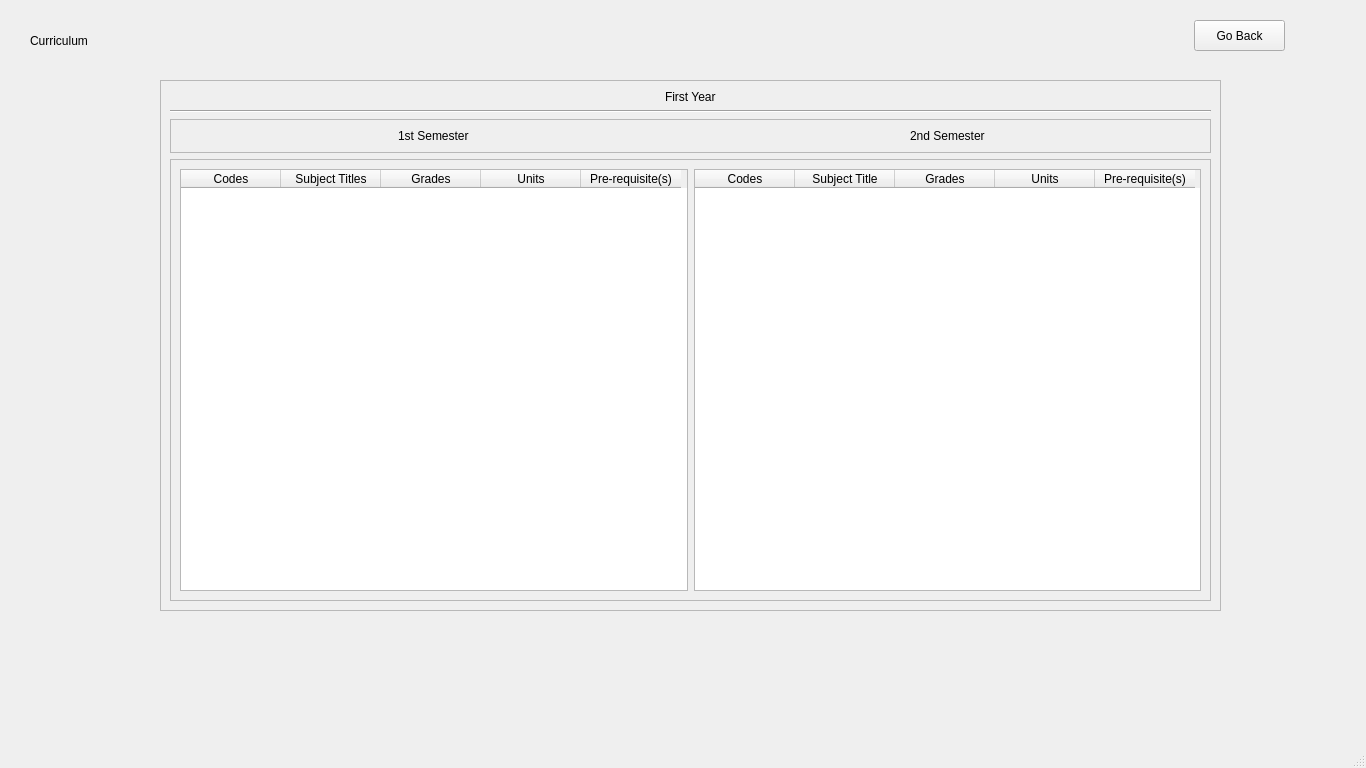
<?xml version="1.0" encoding="UTF-8"?>
<ui version="4.0">
 <class>MainWindow</class>
 <widget class="QMainWindow" name="MainWindow">
  <property name="geometry">
   <rect>
    <x>0</x>
    <y>0</y>
    <width>1366</width>
    <height>768</height>
   </rect>
  </property>
  <property name="windowTitle">
   <string>MainWindow</string>
  </property>
  <widget class="QWidget" name="centralwidget">
   <widget class="QStackedWidget" name="stackedWidget">
    <property name="geometry">
     <rect>
      <x>0</x>
      <y>0</y>
      <width>1366</width>
      <height>768</height>
     </rect>
    </property>
    <property name="currentIndex">
     <number>1</number>
    </property>
    <widget class="QWidget" name="page1">
     <widget class="QWidget" name="horizontalLayoutWidget_3">
      <property name="geometry">
       <rect>
        <x>490</x>
        <y>130</y>
        <width>791</width>
        <height>501</height>
       </rect>
      </property>
      <layout class="QHBoxLayout" name="WeekSched_2">
       <item>
        <widget class="QFrame" name="WeekFrame_2">
         <property name="frameShape">
          <enum>QFrame::StyledPanel</enum>
         </property>
         <layout class="QVBoxLayout" name="verticalLayout_3">
          <item>
           <widget class="QFrame" name="WeekFrame2_2">
            <layout class="QHBoxLayout" name="horizontalLayout_2">
             <item>
              <widget class="QLabel" name="label_2">
               <property name="text">
                <string>Weekly Schedule</string>
               </property>
              </widget>
             </item>
             <item>
              <widget class="QPushButton" name="viewCurriculum">
               <property name="minimumSize">
                <size>
                 <width>120</width>
                 <height>30</height>
                </size>
               </property>
               <property name="maximumSize">
                <size>
                 <width>120</width>
                 <height>30</height>
                </size>
               </property>
               <property name="text">
                <string>View Curriculum</string>
               </property>
              </widget>
             </item>
             <item>
              <widget class="QPushButton" name="WeekEdit">
               <property name="minimumSize">
                <size>
                 <width>70</width>
                 <height>30</height>
                </size>
               </property>
               <property name="maximumSize">
                <size>
                 <width>70</width>
                 <height>30</height>
                </size>
               </property>
               <property name="text">
                <string>Edit</string>
               </property>
              </widget>
             </item>
             <item>
              <widget class="QComboBox" name="Semester">
               <property name="minimumSize">
                <size>
                 <width>120</width>
                 <height>30</height>
                </size>
               </property>
               <property name="maximumSize">
                <size>
                 <width>120</width>
                 <height>30</height>
                </size>
               </property>
               <item>
                <property name="text">
                 <string>1st Semester</string>
                </property>
               </item>
               <item>
                <property name="text">
                 <string>2nd Semester</string>
                </property>
               </item>
              </widget>
             </item>
            </layout>
           </widget>
          </item>
          <item>
           <widget class="Line" name="line_3">
            <property name="orientation">
             <enum>Qt::Horizontal</enum>
            </property>
           </widget>
          </item>
          <item>
           <widget class="QTableWidget" name="WeekTable_2">
            <row>
             <property name="text">
              <string>7:00 AM</string>
             </property>
            </row>
            <row>
             <property name="text">
              <string>8:00 AM</string>
             </property>
            </row>
            <row>
             <property name="text">
              <string>9:00 AM</string>
             </property>
            </row>
            <row>
             <property name="text">
              <string>10:00 AM</string>
             </property>
            </row>
            <row>
             <property name="text">
              <string>11:00 AM</string>
             </property>
            </row>
            <row>
             <property name="text">
              <string>12:00 PM</string>
             </property>
            </row>
            <row>
             <property name="text">
              <string>1:00 PM</string>
             </property>
            </row>
            <row>
             <property name="text">
              <string>2:00 PM</string>
             </property>
            </row>
            <row>
             <property name="text">
              <string>3:00 PM</string>
             </property>
            </row>
            <row>
             <property name="text">
              <string>4:00 PM</string>
             </property>
            </row>
            <row>
             <property name="text">
              <string>5:00AM</string>
             </property>
            </row>
            <row>
             <property name="text">
              <string>5:00 PM</string>
             </property>
            </row>
            <row>
             <property name="text">
              <string>7:00 PM</string>
             </property>
            </row>
            <column>
             <property name="text">
              <string>Sunday</string>
             </property>
            </column>
            <column>
             <property name="text">
              <string>Monday</string>
             </property>
            </column>
            <column>
             <property name="text">
              <string>Tuesday</string>
             </property>
            </column>
            <column>
             <property name="text">
              <string>Wednesday</string>
             </property>
            </column>
            <column>
             <property name="text">
              <string>Thursday</string>
             </property>
            </column>
            <column>
             <property name="text">
              <string>Friday</string>
             </property>
            </column>
            <column>
             <property name="text">
              <string>Saturday</string>
             </property>
            </column>
           </widget>
          </item>
         </layout>
        </widget>
       </item>
      </layout>
     </widget>
     <widget class="QWidget" name="horizontalLayoutWidget_4">
      <property name="geometry">
       <rect>
        <x>150</x>
        <y>130</y>
        <width>276</width>
        <height>491</height>
       </rect>
      </property>
      <layout class="QHBoxLayout" name="TodaySched_3">
       <item>
        <widget class="QFrame" name="TodayFrame_2">
         <property name="frameShape">
          <enum>QFrame::StyledPanel</enum>
         </property>
         <layout class="QVBoxLayout" name="verticalLayout_4">
          <item alignment="Qt::AlignLeft|Qt::AlignTop">
           <widget class="QLabel" name="TodaySched_4">
            <property name="text">
             <string>Today's Schedule</string>
            </property>
           </widget>
          </item>
          <item>
           <widget class="Line" name="line_4">
            <property name="orientation">
             <enum>Qt::Horizontal</enum>
            </property>
           </widget>
          </item>
          <item alignment="Qt::AlignHCenter|Qt::AlignTop">
           <widget class="QLabel" name="labelTodayHeader_2">
            <property name="text">
             <string>TextLabel</string>
            </property>
           </widget>
          </item>
          <item alignment="Qt::AlignHCenter">
           <widget class="QTableWidget" name="tableWidget_2">
            <row>
             <property name="text">
              <string>7:00 AM</string>
             </property>
            </row>
            <row>
             <property name="text">
              <string>8:00 AM</string>
             </property>
            </row>
            <row>
             <property name="text">
              <string>9:00 AM</string>
             </property>
            </row>
            <row>
             <property name="text">
              <string>10:00 AM</string>
             </property>
            </row>
            <row>
             <property name="text">
              <string>11:00 AM</string>
             </property>
            </row>
            <row>
             <property name="text">
              <string>12:00 PM</string>
             </property>
            </row>
            <row>
             <property name="text">
              <string>1:00 PM</string>
             </property>
            </row>
            <row>
             <property name="text">
              <string>2:00 PM</string>
             </property>
            </row>
            <row>
             <property name="text">
              <string>3:00 PM</string>
             </property>
            </row>
            <row>
             <property name="text">
              <string>4:00 PM</string>
             </property>
            </row>
            <row>
             <property name="text">
              <string>5:00 PM</string>
             </property>
            </row>
            <row>
             <property name="text">
              <string>6:00 PM</string>
             </property>
            </row>
            <row>
             <property name="text">
              <string>7:00 PM</string>
             </property>
            </row>
            <column>
             <property name="text">
              <string/>
             </property>
            </column>
           </widget>
          </item>
         </layout>
        </widget>
       </item>
      </layout>
     </widget>
     <widget class="QLabel" name="ScheduleTitle">
      <property name="geometry">
       <rect>
        <x>210</x>
        <y>50</y>
        <width>131</width>
        <height>41</height>
       </rect>
      </property>
      <property name="text">
       <string>Schedule</string>
      </property>
     </widget>
    </widget>
    <widget class="QWidget" name="page2">
     <widget class="QPushButton" name="Return">
      <property name="geometry">
       <rect>
        <x>1194</x>
        <y>20</y>
        <width>91</width>
        <height>31</height>
       </rect>
      </property>
      <property name="text">
       <string>Go Back</string>
      </property>
     </widget>
     <widget class="QLabel" name="label">
      <property name="geometry">
       <rect>
        <x>30</x>
        <y>30</y>
        <width>91</width>
        <height>21</height>
       </rect>
      </property>
      <property name="text">
       <string>Curriculum</string>
      </property>
     </widget>
     <widget class="QFrame" name="frame1stYear">
      <property name="geometry">
       <rect>
        <x>160</x>
        <y>80</y>
        <width>1061</width>
        <height>531</height>
       </rect>
      </property>
      <property name="frameShape">
       <enum>QFrame::StyledPanel</enum>
      </property>
      <layout class="QVBoxLayout" name="verticalLayout_5">
       <item alignment="Qt::AlignHCenter|Qt::AlignTop">
        <widget class="QLabel" name="FirstYearHeader">
         <property name="text">
          <string>First Year</string>
         </property>
        </widget>
       </item>
       <item>
        <widget class="Line" name="line_5">
         <property name="orientation">
          <enum>Qt::Horizontal</enum>
         </property>
        </widget>
       </item>
       <item>
        <widget class="QFrame" name="frame_2">
         <property name="frameShape">
          <enum>QFrame::StyledPanel</enum>
         </property>
         <property name="frameShadow">
          <enum>QFrame::Raised</enum>
         </property>
         <layout class="QHBoxLayout" name="horizontalLayout_3">
          <item alignment="Qt::AlignHCenter">
           <widget class="QLabel" name="TodaySched_7">
            <property name="text">
             <string>1st Semester</string>
            </property>
           </widget>
          </item>
          <item alignment="Qt::AlignHCenter">
           <widget class="QLabel" name="TodaySched_6">
            <property name="layoutDirection">
             <enum>Qt::RightToLeft</enum>
            </property>
            <property name="text">
             <string>2nd Semester</string>
            </property>
           </widget>
          </item>
         </layout>
        </widget>
       </item>
       <item>
        <widget class="QFrame" name="frame">
         <property name="frameShape">
          <enum>QFrame::StyledPanel</enum>
         </property>
         <property name="frameShadow">
          <enum>QFrame::Raised</enum>
         </property>
         <layout class="QHBoxLayout" name="horizontalLayout">
          <item>
           <widget class="QTableWidget" name="sem2frame">
            <column>
             <property name="text">
              <string>Codes</string>
             </property>
            </column>
            <column>
             <property name="text">
              <string>Subject Titles</string>
             </property>
            </column>
            <column>
             <property name="text">
              <string>Grades</string>
             </property>
            </column>
            <column>
             <property name="text">
              <string>Units</string>
             </property>
            </column>
            <column>
             <property name="text">
              <string>Pre-requisite(s)</string>
             </property>
            </column>
           </widget>
          </item>
          <item>
           <widget class="QTableWidget" name="sem1">
            <column>
             <property name="text">
              <string>Codes</string>
             </property>
            </column>
            <column>
             <property name="text">
              <string>Subject Title</string>
             </property>
            </column>
            <column>
             <property name="text">
              <string>Grades</string>
             </property>
            </column>
            <column>
             <property name="text">
              <string>Units</string>
             </property>
            </column>
            <column>
             <property name="text">
              <string>Pre-requisite(s)</string>
             </property>
            </column>
           </widget>
          </item>
         </layout>
        </widget>
       </item>
      </layout>
     </widget>
    </widget>
   </widget>
  </widget>
  <widget class="QStatusBar" name="statusbar"/>
 </widget>
 <resources/>
 <connections/>
</ui>
